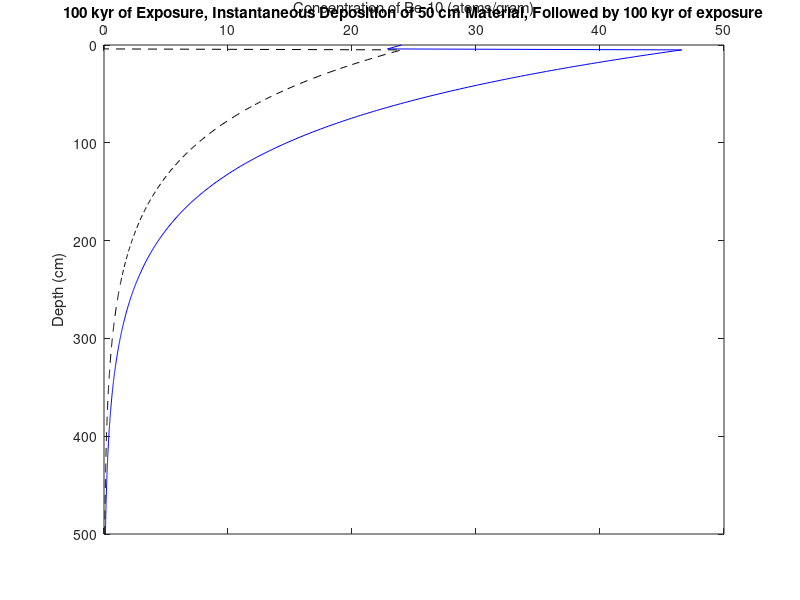
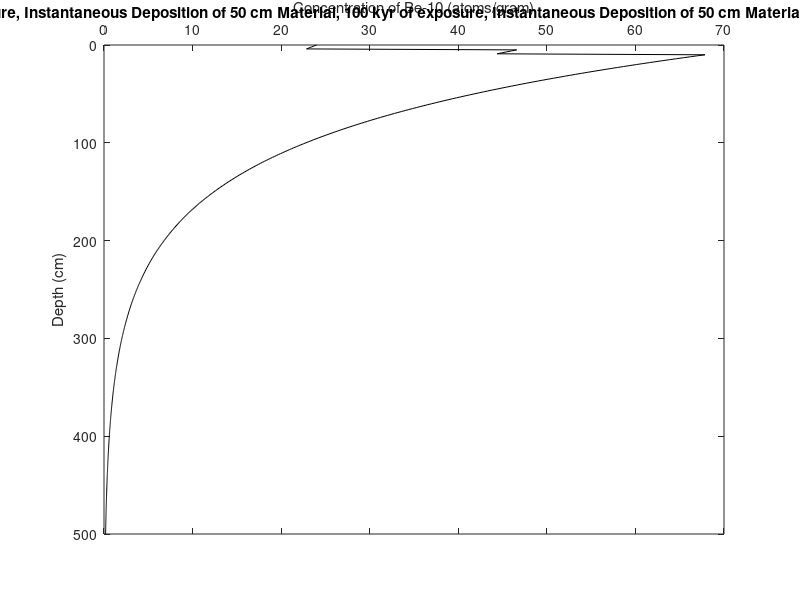

MATLAB code to generate these figures, in order:
% INSTANTANEOUS DEPOSITION CASE
% Script to calculate numerical solution of Beryllium-10 cosmogenic nuclide
% production as a function of depth.
% Final class project, Earth System Modeling
% Zach Lifton, 11/16/09

% Initial concentration = 0 (no inheritance)
% Erosion rate = 0
% Instantaneous deposition of thickness h onto surface
% Altitude = 0-5 km
% Latitude = 40 N
% Be-10 half-life = 1.36*10^6 yr (Nishiizumi et al, 2007)

clear
% Inputs:
lambda = 5.09*10^(-7);      % Be-10 decay constant (yr^-1)
rho = 2;                    % Density of alluvium (g/cm^3)
caplamb = 165;              % Characteristic attenuation length (g/cm^2)
mu = rho/caplamb;
Po = 4.8;                   % Be-10 production rate (atoms/g/yr)
t = input('Enter Time of Deposition Event (years):');
h = input('Enter Thickness of Sediment Deposited (cm):');

% Solution:
for k = 1:501               % Depth loop, calculate profile just before deposition event
        x(k) = k - 1;
        N(k) = (Po/lambda)*exp(-mu*(x(k)))*(1 - exp(-lambda*t));
end

for i = 1:501               % Depth loop, adjust index to move all material "down" when buried by h depth material
    No(i+h) = N(i);
    No(1:h) = 0;
end
No = No(1:501);             % Adjust index, final values become intitial conditions for next calculation

% Plot original profile (dashed) buried by deposition (uncomment for first run, comment for second run)
figure(6)
plot(No,x,'k--');
set(gca,'YDir','reverse');
set(gca,'XAxisLocation','top');
title('100 kyr of Exposure, Instantaneous Deposition of 50 cm Material, Followed by 100 kyr of exposure')' 
xlabel('Concentration of Be-10 (atoms/gram)');
ylabel('Depth (cm)');
hold on

l = input('Enter Time to Calculate After Deposition (years):');
for k = 1:501               % Depth loop, calculate solution "l" years after deposition event
    x(k) = k - 1;
    N(k) = No(k)*exp(-lambda*l) + (Po/lambda)*exp(-mu*(x(k)))*(1 - exp(-lambda*l));
end

% Plot new profile after original profile is buried (uncomment for first run, comment for second run)
plot(N,x,'b-');
set(gca,'YDir','reverse');
set(gca,'XAxisLocation','top');
xlabel('Concentration of Be-10 (atoms/gram)');
ylabel('Depth (cm)');
hold on

% Plot a second instantaneous deposition event: (comment all code below for first run, uncomment for second run)
h = input('Enter Thickness of Sediment Deposited (cm):');
for i = 1:501               % Depth loop, adjust index, move all material "down"
    No(i+h) = N(i);
    No(1:h) = 0;
end
No = No(1:501);
l = input('Enter Time to Calculate After Deposition (years):');
for k = 1:501               % Depth loop, calculate solution "l" years after deposition event
    x(k) = k - 1;
    N(k) = No(k)*exp(-lambda*l) + (Po/lambda)*exp(-mu*(x(k)))*(1 - exp(-lambda*l));
end
% Plot profile after 100 kyr exposure, deposition event, another 100 kyr exposure, a second deposition event, and a third 100 kyr exposure
figure(7)
plot(N,x,'k-');
set(gca,'YDir','reverse');
set(gca,'XAxisLocation','top');
xlabel('Concentration of Be-10 (atoms/gram)');
ylabel('Depth (cm)');
title('100 kyr of Exposure, Instantaneous Deposition of 50 cm Material, 100 kyr of exposure, Instantaneous Deposition of 50 cm Material, 100 kyr of exposure'); 
